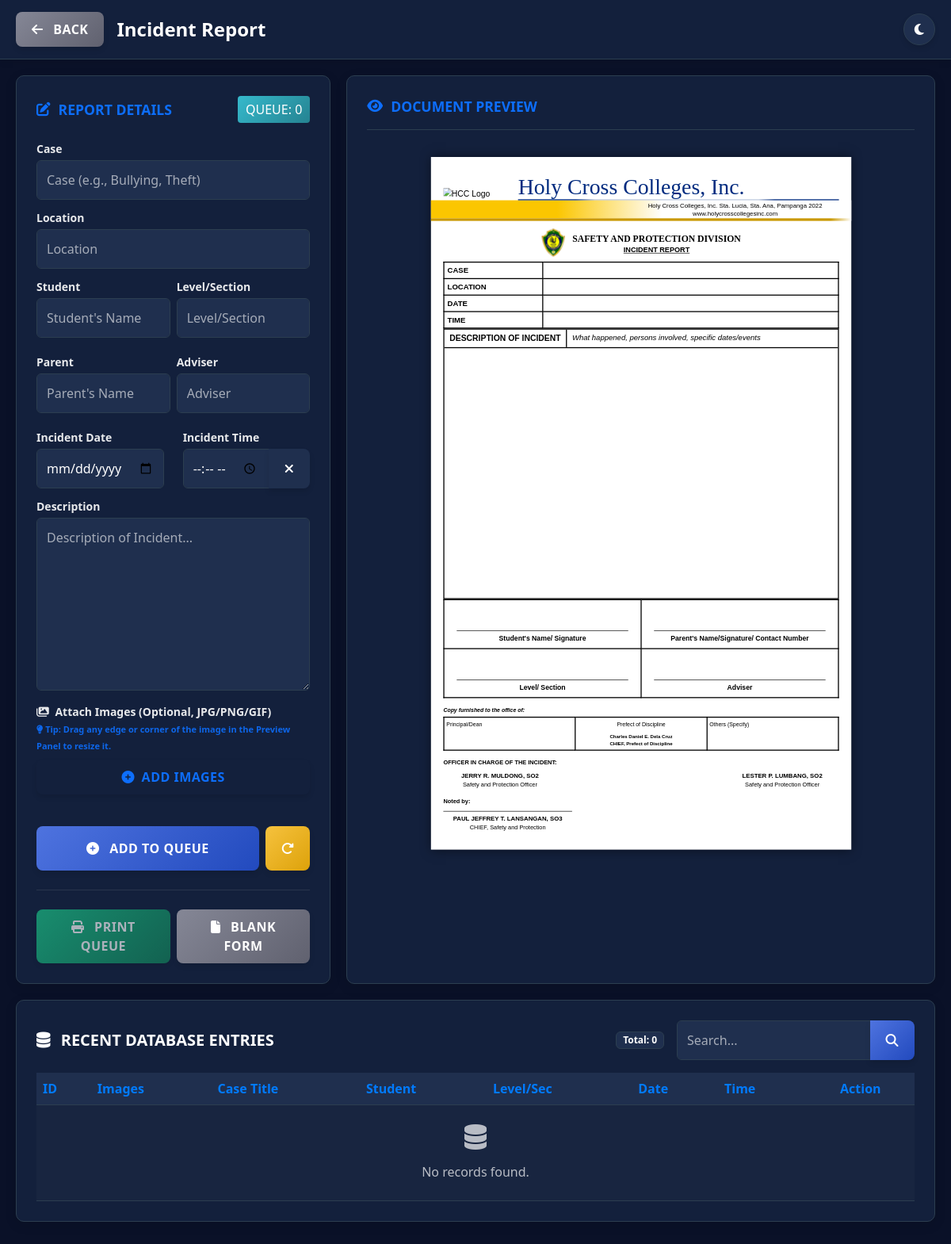
/incident_report.php, run on an earlier commit of the app's database.
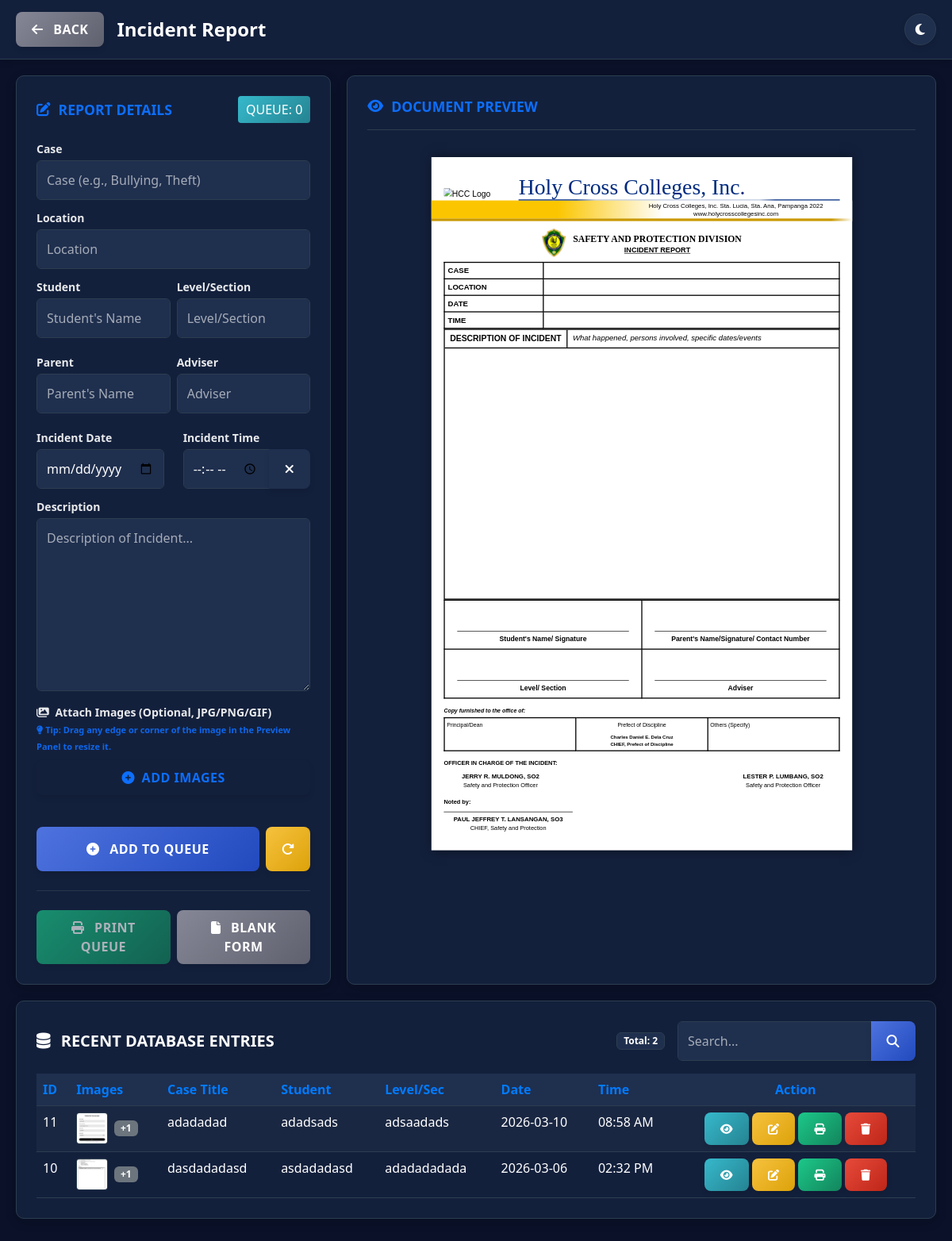
And on a later commit of the database.
### tables this page shows
CREATE TABLE `incident_reports` (
  `id` int(11) NOT NULL,
  `case_title` varchar(255) NOT NULL,
  `location` varchar(255) NOT NULL,
  `incident_date` date NOT NULL,
  `incident_time` time NOT NULL,
  `description` text NOT NULL,
  `status` varchar(50) DEFAULT 'Recorded',
  `created_at` timestamp NOT NULL DEFAULT current_timestamp(),
  `image_path` varchar(255) DEFAULT NULL,
  `image_paths` text DEFAULT NULL,
  `student_name` varchar(255) DEFAULT NULL,
  `level_section` varchar(100) DEFAULT NULL,
  `parent_name` varchar(255) DEFAULT NULL,
  `adviser` varchar(255) DEFAULT NULL,
  `image_size` text DEFAULT NULL
);

### incident_report.php (the view, shortened to what the changed rows need)
<?php
$servername = "localhost";
$username = "root";
$password = "";
$dbname = "sapd_db";
$conn = new mysqli($servername, $username, $password);
$conn->query("CREATE DATABASE IF NOT EXISTS $dbname");
$conn->select_db($dbname);
$table_sql = "CREATE TABLE IF NOT EXISTS incident_reports (
    id INT AUTO_INCREMENT PRIMARY KEY,
    case_title VARCHAR(255) NOT NULL,
    location VARCHAR(255) NOT NULL,
    incident_date DATE NOT NULL,
    incident_time TIME NOT NULL,
    description TEXT NOT NULL,
    student_name VARCHAR(255) DEFAULT NULL,
    level_section VARCHAR(100) DEFAULT NULL,
    parent_name VARCHAR(255) DEFAULT NULL,
    adviser VARCHAR(255) DEFAULT NULL,
    image_paths TEXT DEFAULT NULL,
    image_size TEXT DEFAULT NULL,
    status VARCHAR(50) DEFAULT 'Recorded',
    created_at TIMESTAMP DEFAULT CURRENT_TIMESTAMP
)";
$conn->query($table_sql);
$where_clause = "";
$recent_reports = $conn->query("SELECT * FROM incident_reports $where_clause ORDER BY id DESC LIMIT 10");
$total_count = $conn->query("SELECT COUNT(*) as total FROM incident_reports")->fetch_assoc()['total'];
?>
<!DOCTYPE html>
<html lang="en">
<head>
    <link href="https://cdn.jsdelivr.net/npm/bootstrap@5.3.0/dist/css/bootstrap.min.css" rel="stylesheet">
    <link rel="stylesheet" href="https://cdnjs.cloudflare.com/ajax/libs/font-awesome/6.4.0/css/all.min.css">
</head>
<body>
    <div class="main-container">
        <div class="right-panel">
            <div class="hcc-form" id="paper-preview">
                <div class="division-header">
                    <div class="division-title">
                        <h2>SAFETY AND PROTECTION DIVISION</h2>
                    </div>
                </div>
            </div>
        </div>
    </div>
    <div class="bottom-panel">
        <div class="d-flex justify-content-between align-items-center mb-3">
            <div class="d-flex align-items-center gap-3">
                <span class="badge bg-dark">Total: <?php echo $total_count; ?></span>
                <form method="GET" class="d-flex gap-0" style="width: 300px;">
                    <div class="input-group">
                    </div>
                </form>
            </div>
        </div>
        <div class="table-responsive">
            <table class="table table-custom table-striped table-hover mb-0">
                <thead>
                    <tr>
                        <th>ID</th>
                        <th>Images</th>
                        <th>Case Title</th>
                        <th>Student</th>
                        <th>Level/Sec</th>
                        <th>Date</th>
                        <th>Time</th>
                        <th class="text-center">Action</th>
                    </tr>
                </thead>
                <tbody>
                    <?php if ($recent_reports && $recent_reports->num_rows > 0): ?>
                        <?php while ($row = $recent_reports->fetch_assoc()): ?>
                            <?php
                            $preview_data = [
                                'id' => $row['id'],
                                'case' => $row['case_title'],
                                'loc' => $row['location'],
                                'date' => $row['incident_date'],
                                'time' => $row['incident_time'],
                                'desc' => $row['description'],
                                'student' => $row['student_name'],
                                'level' => $row['level_section'],
                                'parent' => $row['parent_name'],
                                'adviser' => $row['adviser'],
                                'images' => json_decode($row['image_paths'], true),
                                'image_size' => $row['image_size']
                            ];
                            $preview_json = htmlspecialchars(json_encode($preview_data), ENT_QUOTES, 'UTF-8');
                            ?>
                            <tr>
                                <td><?php echo $row['id']; ?></td>
                                <td>
                                    <?php
                                    $db_images = json_decode($row['image_paths'], true);
                                    if (!empty($db_images) && is_array($db_images)):
                                        $first_img = $db_images[0];
                                        $count = count($db_images);
                                        if (file_exists($first_img)): ?>
                                            <div class="d-flex align-items-center">
                                                <a href="<?php echo $first_img; ?>" target="_blank">
                                                    <img src="<?php echo $first_img; ?>" class="table-img-preview" alt="Img">
                                                </a>
                                                <?php if ($count > 1): ?>
                                                    <span class="badge bg-secondary ms-2">+<?php echo $count - 1; ?></span>
                                                <?php endif; ?>
                                            </div>
                                        <?php endif; ?>
                                    <?php else: ?>
                                        <span class="text-muted small">-</span>
                                    <?php endif; ?>
                                </td>
                                <td><?php echo htmlspecialchars($row['case_title']); ?></td>
                                <td><?php echo htmlspecialchars($row['student_name'] ?: '-'); ?></td>
                                <td><?php echo htmlspecialchars($row['level_section'] ?: '-'); ?></td>
                                <td><?php echo $row['incident_date']; ?></td>
                                <td><?php echo date('h:i A', strtotime($row['incident_time'])); ?></td>
                                <td class="text-end">
                                    <div class="d-flex gap-1 justify-content-center">
                                        <button type="button" class="btn btn-sm btn-info text-white"
                                            onclick="viewPreviewOnly(<?php echo $preview_json; ?>)" title="View Record Only">
                                            <i class="fa fa-eye"></i>
                                        </button>
                                        <button type="button" class="btn btn-sm btn-warning text-white"
                                            onclick="loadToEdit(<?php echo $preview_json; ?>)" title="Edit Record">
                                            <i class="fa fa-edit"></i>
                                        </button>
                                        <a href="?reprint_id=<?php echo $row['id']; ?>"
                                            class="btn btn-sm btn-success text-white" title="Reprint">
                                            <i class="fa fa-print"></i>
                                        </a>
                                        <a href="?delete_id=<?php echo $row['id']; ?>" class="btn btn-sm btn-danger"
                                            onclick="return confirm('Delete this record?')" title="Delete">
                                            <i class="fa fa-trash"></i>
                                        </a>
                                    </div>
                                </td>
                            </tr>
                        <?php endwhile; ?>
                    <?php else: ?>
                        <tr>
                            <td colspan="8" class="text-center py-4">
                                <i class="fa fa-database fa-2x mb-3"></i><br>
                                No records found.
                            </td>
                        </tr>
                    <?php endif; ?>
                </tbody>
            </table>
        </div>
    </div>
</body>
</html>

What changed in the data, as far as the page shows it:
added incident_reports: id "11", shows a picture, $count-1 "1", case_title "adadadad", student_name "adadsads", level_section "adsaadads", incident_date "2026-03-10", incident_time "08:58 AM"
added incident_reports: id "10", shows a picture, $count-1 "1", case_title "dasdadadasd", student_name "asdadadasd", level_section "adadadadada", incident_date "2026-03-06", incident_time "02:32 PM"
Also different on the page:
$total_count: "0" → "2"
text no longer shown: "No records found."
